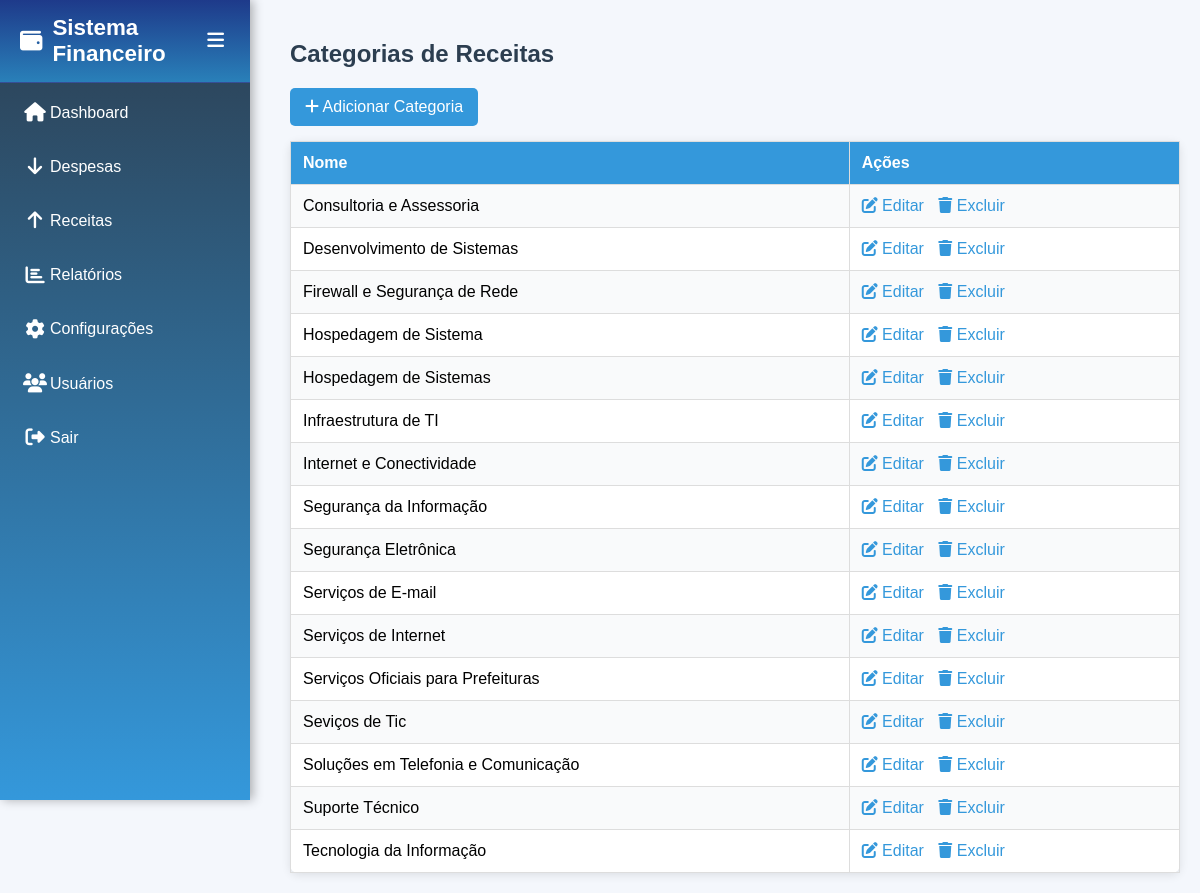
/configuracoes/categorias/receitas/index.php (signed in), run on the app's committed database.
### tables this page shows
CREATE TABLE `categorias` (
  `id` int(11) NOT NULL,
  `nome` varchar(100) NOT NULL,
  `tipo` enum('receita','despesa') NOT NULL,
  `descricao` varchar(255) DEFAULT NULL,
  `status` enum('ativo','inativo') DEFAULT 'ativo'
);

### configuracoes/categorias/receitas/index.php (the view, shortened to what this page needs)
<?php
include_once __DIR__ . '/../../../config.php';
$stmt = $pdo->query("SELECT * FROM categorias WHERE tipo = 'receita' AND status = 'ativo' ORDER BY nome");
$categorias = $stmt->fetchAll();
?>
<!DOCTYPE html>
<html lang="pt-br">
<head>
    <link rel="stylesheet" href="https://cdnjs.cloudflare.com/ajax/libs/font-awesome/6.4.2/css/all.min.css">
</head>
<body>
    <?php include_once __DIR__ . '/../../../sidebar.php'; ?>
    <div class="container">
        <h2>Categorias de Receitas</h2>
        <a href="adicionar.php" class="add-btn"><i class="fas fa-plus"></i> Adicionar Categoria</a>
        <table>
            <tr>
                <th>Nome</th>
                <th>Ações</th>
            </tr>
            <?php foreach ($categorias as $categoria): ?>
                <tr>
                    <td><?php echo htmlspecialchars($categoria['nome']); ?></td>
                    <td>
                        <a href="editar.php?id=<?php echo $categoria['id']; ?>"><i class="fas fa-edit"></i> Editar</a>
                        <a href="excluir.php?id=<?php echo $categoria['id']; ?>" onclick="return confirm('Confirmar exclusão?')"><i class="fas fa-trash"></i> Excluir</a>
                    </td>
                </tr>
            <?php endforeach; ?>
        </table>
    </div>
</body>
</html>

### sidebar.php (shortened to what this page needs)
<!DOCTYPE html>
<html lang="pt-br">
<head>
    <link rel="stylesheet" href="https://cdnjs.cloudflare.com/ajax/libs/font-awesome/6.4.2/css/all.min.css">
</head>
<body>
    <nav class="sidebar" id="sidebar">
        <div class="sidebar-header">
            <h3><i class="fas fa-wallet"></i> <span class="sidebar-title">Sistema Financeiro</span></h3>
            <button class="toggle-btn" onclick="toggleSidebar()"><i class="fas fa-bars"></i></button>
        </div>
        <ul class="sidebar-menu">
            <li><a href="/in/dashboard.php"><i class="fas fa-home"></i> <span>Dashboard</span></a></li>
            <li><a href="/in/despesas/index.php"><i class="fas fa-arrow-down"></i> <span>Despesas</span></a></li>
            <li><a href="/in/receitas/index.php"><i class="fas fa-arrow-up"></i> <span>Receitas</span></a></li>
            <li><a href="/in/relatorios/index.php"><i class="fas fa-chart-bar"></i> <span>Relatórios</span></a></li>
            <li><a href="/in/configuracoes/index.php"><i class="fas fa-cog"></i> <span>Configurações</span></a></li>
            <li><a href="/in/usuarios/index.php"><i class="fas fa-users"></i> <span>Usuários</span></a></li>
            <li><a href="/in/logout.php"><i class="fas fa-sign-out-alt"></i> <span>Sair</span></a></li>
        </ul>
    </nav>
</body>
</html>

### configuracoes/categorias/receitas/index.php (style rules this page uses)
body { font-family: Arial, sans-serif; margin: 0; background: #f4f7fc; }
.container { margin-left: 270px; padding: 20px; transition: margin-left 0.3s ease; }
h2 { color: #2c3e50; }
.add-btn { display: inline-block; padding: 10px 15px; background: #3498db; color: #ffffff; border-radius: 5px; margin-bottom: 15px; text-decoration: none; transition: background 0.3s; }
table { border-collapse: collapse; width: 100%; background: #ffffff; border-radius: 8px; box-shadow: 0 2px 10px rgba(0, 0, 0, 0.1); }
th, td { border: 1px solid #ddd; padding: 12px; text-align: left; }
th { background: #3498db; color: #ffffff; }
tr:nth-child(even) { background: #f9fafb; }
a { color: #3498db; text-decoration: none; margin-right: 10px; }

### sidebar.php (style rules this page uses)
body { margin: 0; font-family: Arial, sans-serif; }
.sidebar { width: 250px; background: linear-gradient(180deg, #2c3e50, #3498db); color: #ffffff; height: 100vh; position: fixed; top: 0; left: 0; overflow-x: hidden; transition: width 0.3s ease; box-shadow: 3px 0 10px rgba(0, 0, 0, 0.3); z-index: 1000; }
.sidebar-header { display: flex; justify-content: space-between; align-items: center; padding: 15px 20px; background: linear-gradient(180deg, #1e3a8a, #2980b9); border-bottom: 1px solid rgba(255, 255, 255, 0.1); }
.sidebar-header h3 { margin: 0; font-size: 1.4em; display: flex; align-items: center; gap: 10px; }
.sidebar-header .toggle-btn { background: none; border: none; color: #ffffff; font-size: 1.2em; cursor: pointer; transition: transform 0.3s; }
.sidebar-title { transition: opacity 0.3s; }
.sidebar-menu { list-style: none; padding: 0; margin: 0; }
.sidebar-menu li { margin: 5px 0; }
.sidebar-menu li a { display: flex; align-items: center; padding: 15px 20px; color: #ffffff; text-decoration: none; transition: background 0.3s ease, padding-left 0.3s ease; }
.sidebar-menu li a i { width: 30px; text-align: center; font-size: 1.2em; }
.sidebar-menu li a span { transition: opacity 0.3s; }

### data on the page
categorias: nome "Consultoria e Assessoria"
categorias: nome "Desenvolvimento de Sistemas"
categorias: nome "Firewall e Segurança de Rede"
categorias: nome "Hospedagem de Sistema"
categorias: nome "Hospedagem de Sistemas"
categorias: nome "Infraestrutura de TI"
categorias: nome "Internet e Conectividade"
categorias: nome "Segurança da Informação"
categorias: nome "Segurança Eletrônica"
categorias: nome "Serviços de E-mail"
categorias: nome "Serviços de Internet"
categorias: nome "Serviços Oficiais para Prefeituras"
categorias: nome "Seviços de Tic"
categorias: nome "Soluções em Telefonia e Comunicação"
categorias: nome "Suporte Técnico"
categorias: nome "Tecnologia da Informação"
